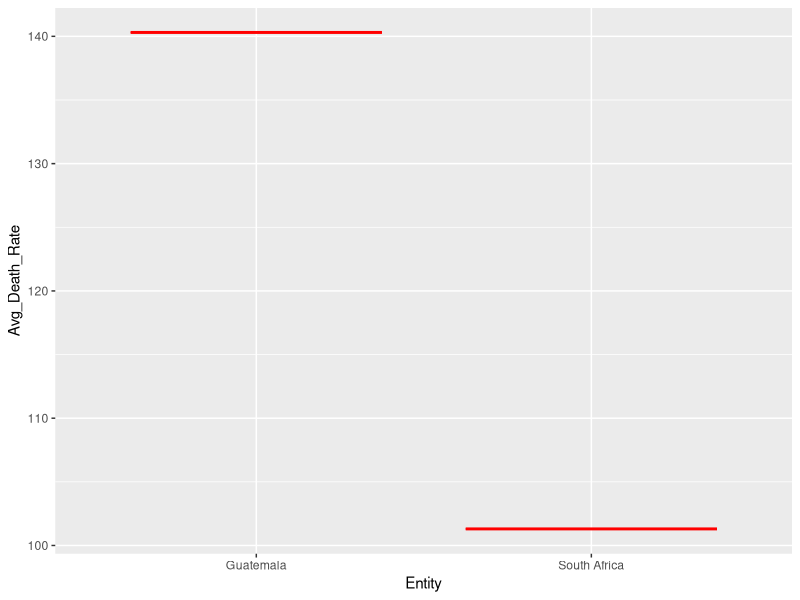

This chart was generated by the following R code:
# Load necessary libraries
library(ggplot2)
library(dplyr)

# Read the CSV file
data <- read.csv("5- respiratory-infection-death-rate-who-mdb.csv")

# Rename columns for clarity
colnames(data) <- c("Entity", "Code", "Year", "Death_Rate")

# Convert Death_Rate to numeric (if needed)
data$Death_Rate <- as.numeric(data$Death_Rate)

# Aggregate data: calculate mean Death_Rate by Entity
entity_death_rate <- data %>%
  group_by(Entity) %>%
  summarise(Avg_Death_Rate = mean(Death_Rate, na.rm = TRUE)) %>%
  arrange(desc(Avg_Death_Rate))



# Get the top 10 entities with the highest death rates
top_entities <- head(entity_death_rate, 2)

# Calculate mean and standard deviation of the death rates
mean_rate <- mean(top_entities$Avg_Death_Rate, na.rm = TRUE)
sd_rate <- sd(top_entities$Avg_Death_Rate, na.rm = TRUE)


# Total number of observations
total_obs <- nrow(data)


# Create the boxplot
ggplot(top_entities, aes(x = Entity, y = Avg_Death_Rate)) +
  geom_boxplot(fill = "yellow", color = "red", outlier.color = "black", outlier.size = 2) 
  